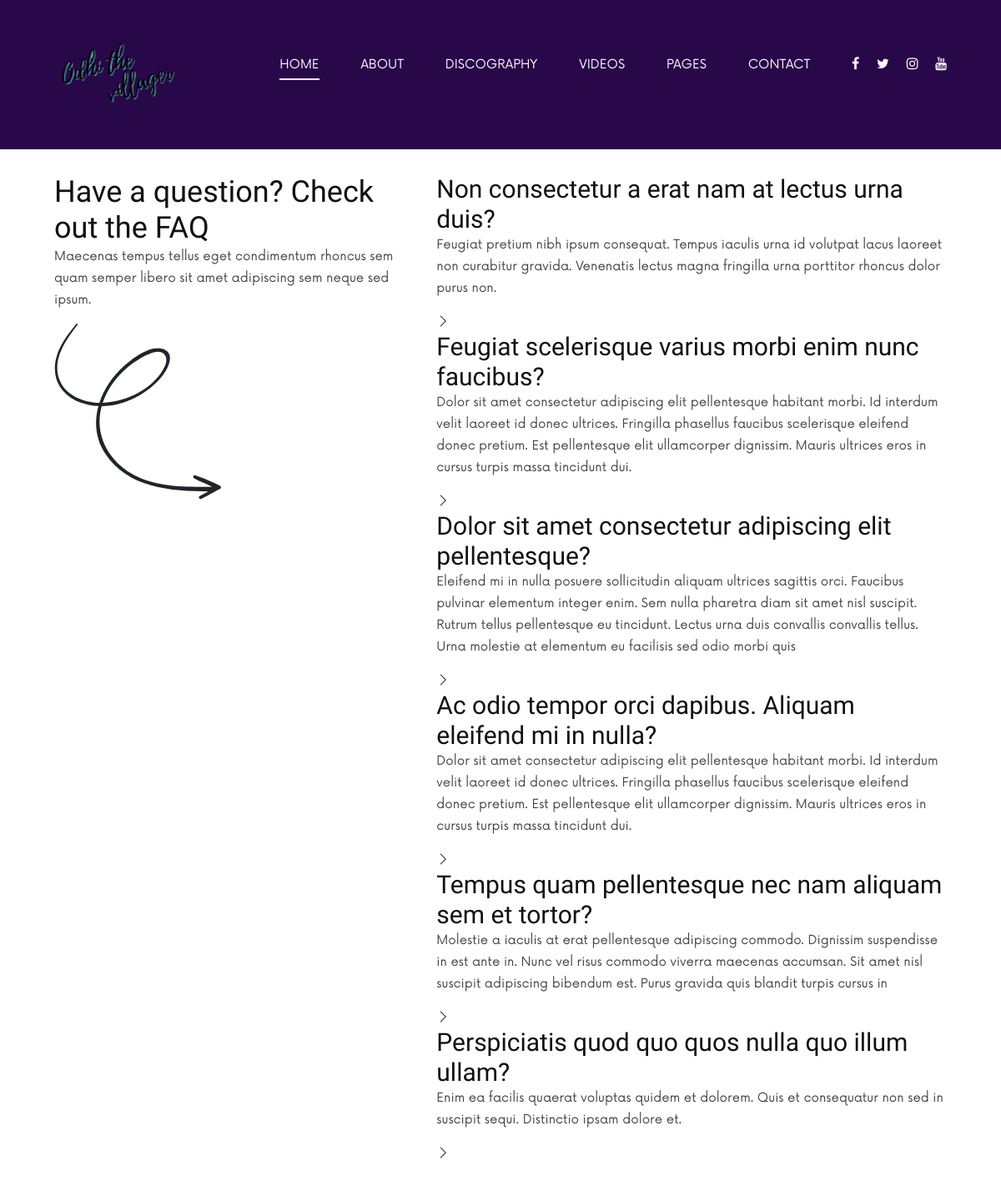
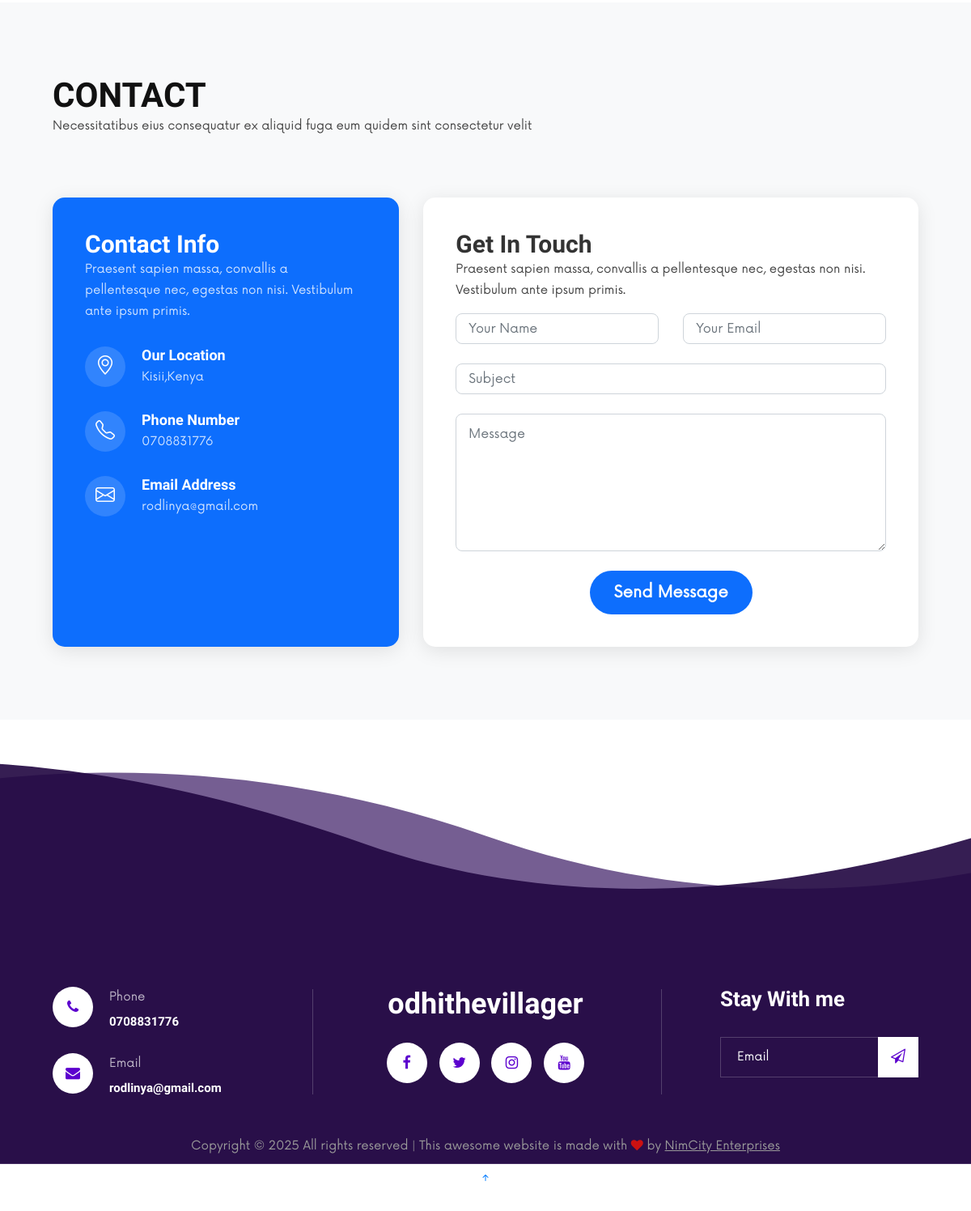
Page /contact/ on the committed database (2 pictures, top to bottom).
### odhi/models.py (models this page shows, shortened)
class Generalinfo(models.Model):
    logo = models.ImageField(upload_to='logos/', blank=True, null=True)
    location = models.CharField(max_length=100 ,blank=True, null=True)
    email= models.EmailField(max_length=100)
    phone = models.CharField(max_length=15)
    facebook = models.URLField(max_length=200, blank=True, null=True)
    instagram = models.URLField(max_length=200, blank=True, null=True)
    twitter = models.URLField(max_length=200, blank=True, null=True)
    linkedin = models.URLField(max_length=200, blank=True, null=True)
    youtube = models.URLField(max_length=200, blank=True, null=True)
    history = HistoricalRecords()
    class Meta:
        verbose_name = "General Info"
        verbose_name_plural = "General Info"

### odhi/views.py (the view)
# urls.py: path("contact/", views.contact, name="contact"),
def contact(request):
    return render(request, "contact.html", {"message": "This is the contact page of OdhiTheVillager."})

### odhi/context_processors.py (called while the page is built)
def general_info(request):
    info = Generalinfo.objects.first()  # Assumes only one Generalinfo object
    return {'general_info': info}

### templates/contact.html (shortened to what this page needs)
{% extends "assests/main.html" %}
{% load static %}
{% block content %}
<section class="faq-9 faq section light-background" id="faq">
    <div class="container">
        <div class="row">
            <div class="col-lg-5" data-aos="fade-up">
                <h2 class="faq-title">Have a question? Check out the FAQ</h2>
                <p class="faq-description">Maecenas tempus tellus eget condimentum rhoncus sem quam semper libero sit
                    amet adipiscing sem neque sed ipsum.</p>
                <div class="faq-arrow d-none d-lg-block" data-aos="fade-up" data-aos-delay="200">
                </div>
            </div>
            <div class="col-lg-7" data-aos="fade-up" data-aos-delay="300">
                <div class="faq-container">
                    <div class="faq-item faq-active">
                        <h3>Non consectetur a erat nam at lectus urna duis?</h3>
                        <div class="faq-content">
                            <p>Feugiat pretium nibh ipsum consequat. Tempus iaculis urna id volutpat lacus laoreet non
                                curabitur gravida. Venenatis lectus magna fringilla urna porttitor rhoncus dolor purus
                                non.</p>
                        </div>
                        <i class="faq-toggle bi bi-chevron-right"></i>
                    </div>
                    <div class="faq-item">
                        <h3>Feugiat scelerisque varius morbi enim nunc faucibus?</h3>
                        <div class="faq-content">
                            <p>Dolor sit amet consectetur adipiscing elit pellentesque habitant morbi. Id interdum velit
                                laoreet id donec ultrices. Fringilla phasellus faucibus scelerisque eleifend donec
                                pretium. Est pellentesque elit ullamcorper dignissim. Mauris ultrices eros in cursus
                                turpis massa tincidunt dui.</p>
                        </div>
                        <i class="faq-toggle bi bi-chevron-right"></i>
                    </div>
                    <div class="faq-item">
                        <h3>Dolor sit amet consectetur adipiscing elit pellentesque?</h3>
                        <div class="faq-content">
                            <p>Eleifend mi in nulla posuere sollicitudin aliquam ultrices sagittis orci. Faucibus
                                pulvinar elementum integer enim. Sem nulla pharetra diam sit amet nisl suscipit. Rutrum
                                tellus pellentesque eu tincidunt. Lectus urna duis convallis convallis tellus. Urna
                                molestie at elementum eu facilisis sed odio morbi quis</p>
                        </div>
                        <i class="faq-toggle bi bi-chevron-right"></i>
                    </div>
                    <div class="faq-item">
                        <h3>Ac odio tempor orci dapibus. Aliquam eleifend mi in nulla?</h3>
                        <div class="faq-content">
                            <p>Dolor sit amet consectetur adipiscing elit pellentesque habitant morbi. Id interdum velit
                                laoreet id donec ultrices. Fringilla phasellus faucibus scelerisque eleifend donec
                                pretium. Est pellentesque elit ullamcorper dignissim. Mauris ultrices eros in cursus
                                turpis massa tincidunt dui.</p>
                        </div>
                        <i class="faq-toggle bi bi-chevron-right"></i>
                    </div>
                    <div class="faq-item">
                        <h3>Tempus quam pellentesque nec nam aliquam sem et tortor?</h3>
                        <div class="faq-content">
                            <p>Molestie a iaculis at erat pellentesque adipiscing commodo. Dignissim suspendisse in est
                                ante in. Nunc vel risus commodo viverra maecenas accumsan. Sit amet nisl suscipit
                                adipiscing bibendum est. Purus gravida quis blandit turpis cursus in</p>
                        </div>
                        <i class="faq-toggle bi bi-chevron-right"></i>
                    </div>
                    <div class="faq-item">
                        <h3>Perspiciatis quod quo quos nulla quo illum ullam?</h3>
                        <div class="faq-content">
                            <p>Enim ea facilis quaerat voluptas quidem et dolorem. Quis et consequatur non sed in
                                suscipit sequi. Distinctio ipsam dolore et.</p>
                        </div>
                        <i class="faq-toggle bi bi-chevron-right"></i>
                    </div>
                </div>
            </div>
        </div>
    </div>
</section>
<section id="contact" class="contact section light-background">
    <div class="container section-title" data-aos="fade-up">
        <h2>Contact</h2>
        <p>Necessitatibus eius consequatur ex aliquid fuga eum quidem sint consectetur velit</p>
    </div>
    <div class="container" data-aos="fade-up" data-aos-delay="100">
        <div class="row g-4 g-lg-5">
            <div class="col-lg-5">
                <div class="info-box" data-aos="fade-up" data-aos-delay="200">
                    <h3>Contact Info</h3>
                    <p>Praesent sapien massa, convallis a pellentesque nec, egestas non nisi. Vestibulum ante ipsum
                        primis.</p>
                    <div class="info-item" data-aos="fade-up" data-aos-delay="300">
                        <div class="icon-box">
                            <i class="bi bi-geo-alt"></i>
                        </div>
                        <div class="content">
                            <h4>Our Location</h4>
                            <p>{{ general_info.location }}</p>
                        </div>
                    </div>
                    <div class="info-item" data-aos="fade-up" data-aos-delay="400">
                        <div class="icon-box">
                            <i class="bi bi-telephone"></i>
                        </div>
                        <div class="content">
                            <h4>Phone Number</h4>
                            <p>{{ general_info.phone }}</p>
                        </div>
                    </div>
                    <div class="info-item" data-aos="fade-up" data-aos-delay="500">
                        <div class="icon-box">
                            <i class="bi bi-envelope"></i>
                        </div>
                        <div class="content">
                            <h4>Email Address</h4>
                            <p>{{ general_info.email }}</p>
                        </div>
                    </div>
                </div>
            </div>
            <div class="col-lg-7">
                <div class="contact-form" data-aos="fade-up" data-aos-delay="300">
                    <h3>Get In Touch</h3>
                    <p>Praesent sapien massa, convallis a pellentesque nec, egestas non nisi. Vestibulum ante ipsum
                        primis.</p>
                    <form action="forms/contact.php" method="post" class="php-email-form" data-aos="fade-up"
                        data-aos-delay="200">
                        <div class="row gy-4">
                            <div class="col-md-6">
                                <input type="text" name="name" class="form-control" placeholder="Your Name" required="">
                            </div>
                            <div class="col-md-6 ">
                                <input type="email" class="form-control" name="email" placeholder="Your Email"
                                    required="">
                            </div>
                            <div class="col-12">
                                <input type="text" class="form-control" name="subject" placeholder="Subject"
                                    required="">
                            </div>
                            <div class="col-12">
                                <textarea class="form-control" name="message" rows="6" placeholder="Message"
                                    required=""></textarea>
                            </div>
                            <div class="col-12 text-center">
                                <button type="submit" class="btn">Send Message</button>
                            </div>
                        </div>
                    </form>
                </div>
            </div>
        </div>
    </div>
</section>
{% endblock %}

### templates/assests/header.html (shortened to what this page needs)
{% load static %}
<header class="header header--normal">
    <div class="container">
        <div class="row">
            <div class="col-lg-2 col-md-2">
                <div class="header__logo">
                    <a href="{% url 'index' %}"><img src="{{ general_info.logo.url }}" alt=""></a>
                </div>
            </div>
            <div class="col-lg-10 col-md-10">
                <div class="header__nav">
                    <nav class="header__menu mobile-menu">
                        <ul>
                            <li class="active"><a href="{% url 'index' %}">Home</a></li>
                            <li><a href="{% url 'about' %}">About</a></li>
                            <li><a href="https://odhithevillager.hustlesasa.shop/" target="_blank" rel="noopener noreferrer">Discography</a></li>
                            <li><a href="{% url 'video' %}">Videos</a></li>
                            <li><a href="#">Pages</a>
                            </li>
                            <li><a href="{% url 'contact' %}">Contact</a></li>
                        </ul>
                    </nav>
                    <div class="header__right__social">
                        <a href="{{ general_info.facebook }}" target="_blank"><i class="fa fa-facebook"></i></a>
                        <a href="" target="_blank"><i class="fa fa-twitter"></i></a>
                        <a href="" target="_blank"><i class="fa fa-instagram"></i></a>
                        <a href="{{ general_info.youtube }}" target="_blank"><i class="fa fa-youtube"></i></a>
                    </div>
                </div>
            </div>
        </div>
    </div>
</header>

### templates/assests/footer.html
{% load static %}
<footer class="footer footer--normal spad set-bg" data-setbg="{% static 'img/footer-bg.png' %}">
    <div class="container">
        <div class="row">
            <div class="col-lg-3 col-md-6">
                <div class="footer__address">
                    <ul>
                        <li>
                            <i class="fa fa-phone"></i>
                            <p>Phone</p>
                            <h6>{{ general_info.phone }}</h6>
                        </li>
                        <li>
                            <i class="fa fa-envelope"></i>
                            <p>Email</p>
                            <h6>{{ general_info.email }}</h6>
                        </li>
                    </ul>
                </div>
            </div>
            <div class="col-lg-4 offset-lg-1 col-md-6">
                <div class="footer__social">
                    <h2>odhithevillager</h2>
                    <div class="footer__social__links">
                        <a href="{{ general_info.facebook }}" target="_blank"><i class="fa fa-facebook"></i></a>
                        <a href="" target="_blank"><i class="fa fa-twitter"></i></a>
                        <a href="" target="_blank"><i class="fa fa-instagram"></i></a>
                        <a href="{{ general_info.youtube }}" target="_blank"><i class="fa fa-youtube"></i></a>
                    </div>
                </div>
            </div>
            <div class="col-lg-3 offset-lg-1 col-md-6">
                <div class="footer__newslatter">
                    <h4>Stay With me</h4>
                    <form action="#">
                        <input type="text" placeholder="Email">
                        <button type="submit"><i class="fa fa-send-o"></i></button>
                    </form>
                </div>
            </div>
        </div>
        <div class="footer__copyright__text">
            <p>Copyright &copy; <script>document.write(new Date().getFullYear());</script> All rights reserved | This awesome website is made with <i class="fa fa-heart" aria-hidden="true"></i> by <a href="" target="_blank">NimCity Enterprises</a></p>
        </div>
        <a href="#" id="scroll-top" class="scroll-top d-flex align-items-center justify-content-center"><i class="bi bi-arrow-up-short"></i></a>
    </div>
</footer>

### rows in the picture
Generalinfo: logo (picture), location "Kisii,Kenya", phone "0708831776", email "rodlinya@gmail.com"
